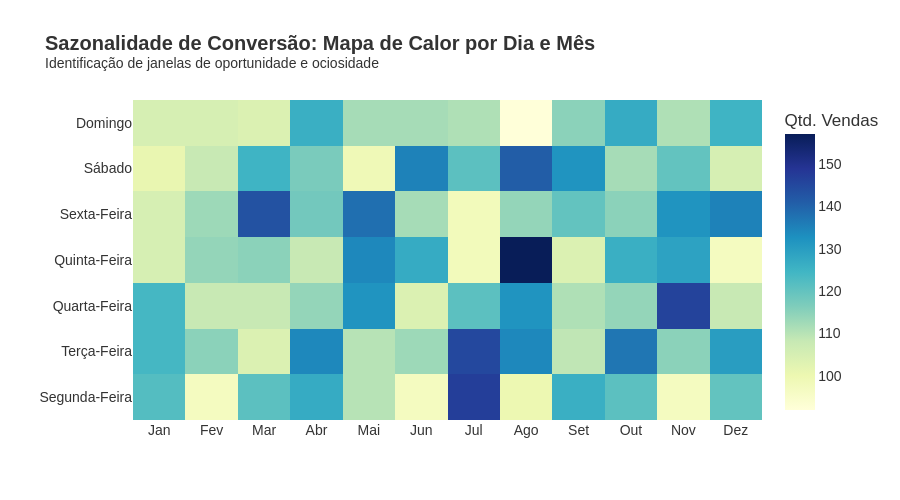

The notebook cell this image was saved under:
### Markdown cell above
### Mapa de Calor: Sazonalidade de Conversão

Identificar se a baixa performance de dias como terça-feira e domingo é constante ou se existem meses específicos onde o comportamento muda. Isso ajuda o comercial a planejar promoções nos "buracos" de venda e o setor de operações a saber quando a loja terá menos movimento para realizar manutenções ou inventários.

### Code cell
import duckdb
import plotly.graph_objects as go

# ==========================================
# DATA PROCESSING
# ==========================================

query_heatmap = """
-- Table names clarification:
-- df_sales: Represents sales_2023_2024.csv.

SELECT 
    month(sale_date) AS month_idx,
    CASE dayofweek(sale_date)
        WHEN 0 THEN '7. Domingo'
        WHEN 1 THEN '1. Segunda-Feira'
        WHEN 2 THEN '2. Terça-Feira'
        WHEN 3 THEN '3. Quarta-Feira'
        WHEN 4 THEN '4. Quinta-Feira'
        WHEN 5 THEN '5. Sexta-Feira'
        WHEN 6 THEN '6. Sábado'
    END AS day_name,
    COUNT(id) AS sales_count
FROM df_sales
GROUP BY 1, 2
ORDER BY 1, 2
"""

df_heatmap_raw = duckdb.query(query_heatmap).df()
df_pivot = df_heatmap_raw.pivot(index='day_name', columns='month_idx', values='sales_count').fillna(0)

months_pt = {
    1: 'Jan', 2: 'Fev', 3: 'Mar', 4: 'Abr', 5: 'Mai', 6: 'Jun',
    7: 'Jul', 8: 'Ago', 9: 'Set', 10: 'Out', 11: 'Nov', 12: 'Dez'
}
display_months = [months_pt[m] for m in df_pivot.columns]
display_days = [d.split('. ')[1] for d in df_pivot.index]

# ==========================================
# VISUALIZATION
# ==========================================

fig = go.Figure(data=go.Heatmap(
    z=df_pivot.values,
    x=display_months,
    y=display_days,
    colorscale='YlGnBu',
    showscale=True,
    colorbar=dict(title="Qtd. Vendas"),
    hovertemplate="<b>%{y}</b> em <b>%{x}</b><br>Total de Vendas: %{z}<extra></extra>"
))

fig.update_layout(
    title='<b>Sazonalidade de Conversão: Mapa de Calor por Dia e Mês</b><br><sup>Identificação de janelas de oportunidade e ociosidade</sup>',
    xaxis_title="",
    yaxis_title="",
    font=dict(family="Arial", size=14, color="#333333"),
    width=900,
    height=500,
    plot_bgcolor='white'
)

fig.show()

# ==========================================
# DIAGNOSE
# ==========================================

print("\n" + "="*75)
print(" DIAGNÓSTICO ")
print("="*75 + "\n")

if not df_heatmap_raw.empty:
    peak = df_heatmap_raw.loc[df_heatmap_raw['sales_count'].idxmax()]
    print(f"INSIGHT PRINCIPAL:")
    print(f">> O maior volume de conversão ocorre historicamente aos meses de pico,")
    print(f"   especialmente no mês {peak['month_idx']} ({months_pt[peak['month_idx']]}).")
    print(f"\nESTRATÉGIA SUGERIDA:")
    print(">> Utilizar os 'buracos' (áreas claras no mapa) para campanhas de ativação")
    print("específicas, focando em converter a ociosidade das terças e domingos.")
    print("="*75 + "\n")

### Figure 1 — Plotly figure (JSON) as saved in the notebook; plotly's stock layout.template omitted (floating-point values rounded to 4 significant figures)
{"data": [{"colorbar": {"title": {"text": "Qtd. Vendas"}}, "colorscale": [[0, "rgb(255,255,217)"], [0.125, "rgb(237,248,177)"], [0.25, "rgb(199,233,180)"], [0.375, "rgb(127,205,187)"], [0.5, "rgb(65,182,196)"], [0.625, "rgb(29,145,192)"], [0.75, "rgb(34,94,168)"], [0.875, "rgb(37,52,148)"], [1, "rgb(8,29,88)"]], "hovertemplate": "<b>%{y}</b> em <b>%{x}</b><br>Total de Vendas: %{z}<extra></extra>", "showscale": true, "type": "heatmap", "x": ["Jan", "Fev", "Mar", "Abr", "Mai", "Jun", "Jul", "Ago", "Set", "Out", "Nov", "Dez"], "y": ["Segunda-Feira", "Terça-Feira", "Quarta-Feira", "Quinta-Feira", "Sexta-Feira", "Sábado", "Domingo"], "z": [[122, 97, 121, 127, 110, 97, 147, 100, 126, 121, 97, 120], [124, 115, 104, 134, 110, 113, 145, 134, 109, 137, 115, 130], [124, 108, 108, 114, 132, 104, 121, 132, 111, 114, 146, 108], [105, 114, 115, 108, 134, 127, 98, 157, 104, 126, 129, 97], [105, 113, 143, 118, 138, 112, 98, 114, 120, 115, 132, 135], [101, 108, 125, 117, 99, 135, 121, 141, 132, 112, 120, 105], [105, 105, 104, 126, 112, 112, 111, 92, 115, 127, 111, 125]]}], "layout": {"font": {"color": "#333333", "family": "Arial", "size": 14}, "height": 500, "plot_bgcolor": "white", "title": {"text": "<b>Sazonalidade de Conversão: Mapa de Calor por Dia e Mês</b><br><sup>Identificação de janelas de oportunidade e ociosidade</sup>"}, "width": 900, "xaxis": {"title": {"text": ""}}, "yaxis": {"title": {"text": ""}}}}
